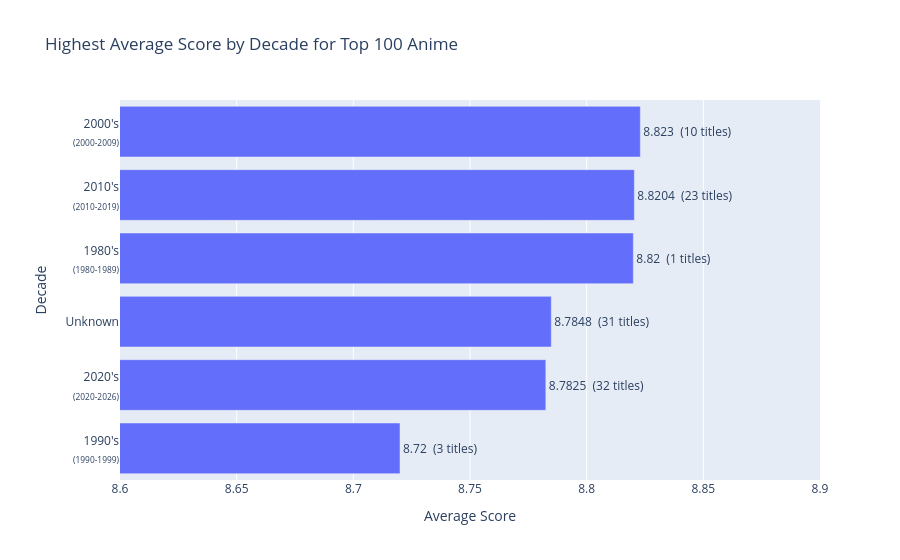

Notebook source saved alongside this figure:
### Markdown cell above
**Answer: The decade with the highest average score is 2000–2009, with an average score of 8.8230 across 10 anime titles.**

### Code cell
import plotly.express as px

decade_labels = {
    "1980-1989": "1980's<br><sub>(1980-1989)</sub>",
    "1990-1999": "1990's<br><sub>(1990-1999)</sub>",
    "2000-2009": "2000's<br><sub>(2000-2009)</sub>",
    "2010-2019": "2010's<br><sub>(2010-2019)</sub>",
    "2020-2026": "2020's<br><sub>(2020-2026)</sub>",
    "Unknown": "Unknown",
}

chart_df = score_by_decade_with_unknown.copy()
chart_df["decade_label"] = chart_df["decade"].map(decade_labels)
chart_df = chart_df.sort_values("mean_score", ascending=True)
chart_df["bar_label"] = (
    chart_df["mean_score"].round(4).astype(str)
    + "  (" + chart_df["anime_count"].astype(int).astype(str) + " titles)"
)

fig = px.bar(
    chart_df,
    x="mean_score",
    y="decade_label",
    orientation="h",
    title="Highest Average Score by Decade for Top 100 Anime",
    labels={"decade_label": "Decade", "mean_score": "Average Score"},
    text="bar_label",
)

fig.update_xaxes(range=[8.6, 8.9])
fig.update_traces(textposition="outside")
fig.update_layout(yaxis_title="Decade", xaxis_title="Average Score", margin=dict(l=120))
fig.show()

### Figure 1 — Plotly figure (JSON) as saved in the notebook; plotly's stock layout.template omitted (floating-point values rounded to 4 significant figures)
{"data": [{"hovertemplate": "Average Score=%{x}<br>Decade=%{y}<br>bar_label=%{text}<extra></extra>", "legendgroup": "", "marker": {"color": "#636efa", "pattern": {"shape": ""}}, "name": "", "orientation": "h", "showlegend": false, "text": ["8.72  (3 titles)", "8.7825  (32 titles)", "8.7848  (31 titles)", "8.82  (1 titles)", "8.8204  (23 titles)", "8.823  (10 titles)"], "textposition": "outside", "type": "bar", "x": [8.72, 8.783, 8.785, 8.82, 8.82, 8.823], "xaxis": "x", "y": ["1990's<br><sub>(1990-1999)</sub>", "2020's<br><sub>(2020-2026)</sub>", "Unknown", "1980's<br><sub>(1980-1989)</sub>", "2010's<br><sub>(2010-2019)</sub>", "2000's<br><sub>(2000-2009)</sub>"], "yaxis": "y"}], "layout": {"barmode": "relative", "legend": {"tracegroupgap": 0}, "margin": {"l": 120}, "title": {"text": "Highest Average Score by Decade for Top 100 Anime"}, "xaxis": {"anchor": "y", "domain": [0, 1], "range": [8.6, 8.9], "title": {"text": "Average Score"}}, "yaxis": {"anchor": "x", "domain": [0, 1], "title": {"text": "Decade"}}}}
